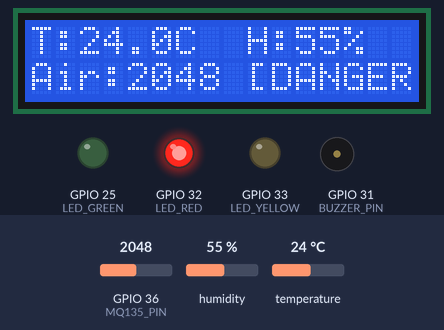
Bench run of a sketch on a simulated ESP32. Shown: 16×2 character LCD, output pins drawn as LEDs (lit = HIGH), buzzer (waves = sounding, pin HIGH). Inputs (shaded band) come from the test bench; at power-on: GPIO 36 (MQ135_PIN) = 2048, humidity 55 %, temperature 24 °C. What the sketch prints to the serial monitor is not drawn.

Above: at 3.2 s.
3.3 s: GPIO 36 (MQ135_PIN) set to 1959
At 5.4 s:
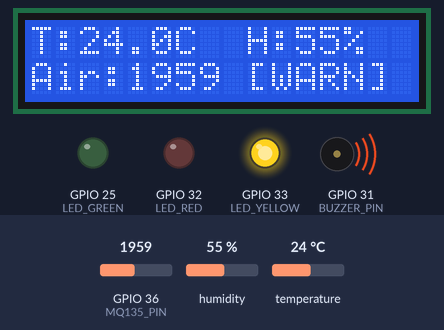
6.0 s: GPIO 36 (MQ135_PIN) set to 1244
At 6.6 s:
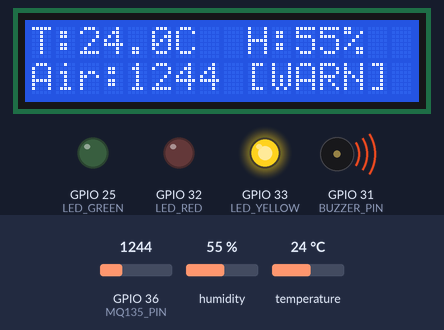
8.7 s: GPIO 36 (MQ135_PIN) set to 1126
At 11.4 s:
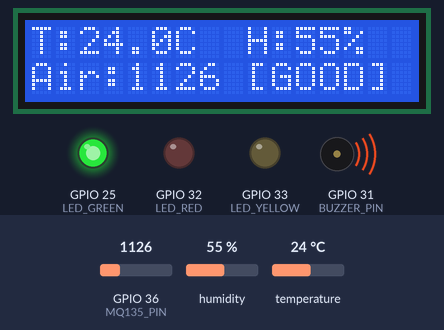
11.8 s: GPIO 36 (MQ135_PIN) set to 11
At 13.7 s:
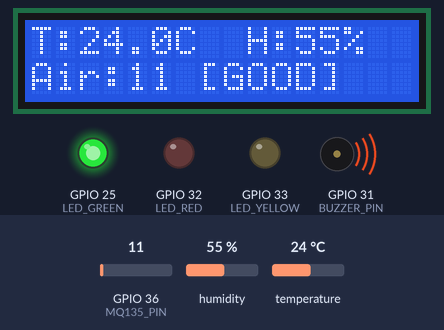
14.5 s: GPIO 36 (MQ135_PIN) set to 8
At 17.1 s:
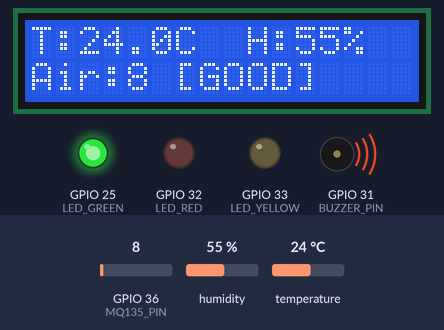
18.0 s: humidity set to 22 %
At 19.3 s:
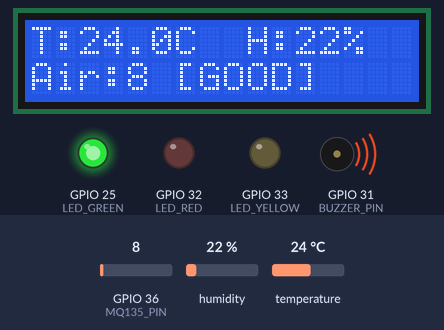
Timing chart, 0 to 21.0 s (numbered marks = the images above; inputs shaded):
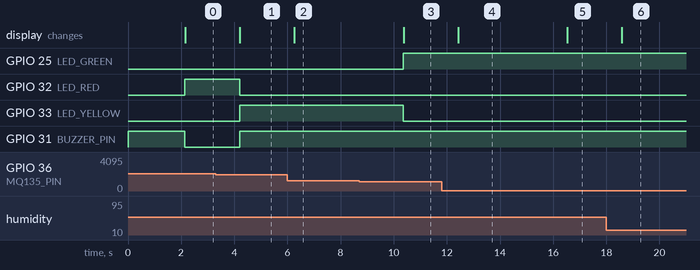

The sketch:

benja-sketch_nov18a.ino
```cpp
#include <Wire.h>
#include <LiquidCrystal_I2C.h>
#include <DHT.h>

// --- กำหนดขาอุปกรณ์ (ตรงตามผังที่ต่อไว้) ---
#define MQ135_PIN   36  // ขา SP บนบอร์ด ESP32 คือ GPIO 36
#define DHT_PIN     20   // ขา G4
#define BUZZER_PIN  31  // ขา G26 (Low-level trigger: LOW=ดัง, HIGH=เงียบ)
#define LED_GREEN   25  // ขา G25
#define LED_YELLOW  33  // ขา G33
#define LED_RED     32  // ขา G32

// --- ตั้งค่าเซนเซอร์และจอ LCD ---
#define DHTTYPE DHT11
DHT dht(DHT_PIN, DHTTYPE);

// Address มาตรฐานของจอ LCD I2C คือ 0x27 (ถ้าไม่ขึ้นให้ลองเปลี่ยนเป็น 0x3F)
LiquidCrystal_I2C lcd(0x27, 16, 2);

// --- เกณฑ์ระดับคุณภาพอากาศ (ปรับจูนได้ตามสภาพแวดล้อมจริง) ---
const int AIR_WARNING = 1200; // เกินค่านี้ = เฝ้าระวัง (ไฟเหลือง)
const int AIR_DANGER  = 2000; // เกินค่านี้ = อันตราย (ไฟแดง + ลำโพงดัง)

void setup() {
  Serial.begin(115200);

  // ตั้งค่าโหมดขา Output
  pinMode(LED_GREEN, OUTPUT);
  pinMode(LED_YELLOW, OUTPUT);
  pinMode(LED_RED, OUTPUT);
  pinMode(BUZZER_PIN, OUTPUT);

  // ปิดไฟและลำโพงทั้งหมดตอนเริ่มต้น (Buzzer เป็น Low-level trigger จึงต้องสั่ง HIGH เพื่อปิด)
  digitalWrite(LED_GREEN, LOW);
  digitalWrite(LED_YELLOW, LOW);
  digitalWrite(LED_RED, LOW);
  digitalWrite(BUZZER_PIN, HIGH);

  // เริ่มการทำงานของเซนเซอร์และจอ
  dht.begin();
  lcd.init();
  lcd.backlight();

  // ข้อความต้อนรับบนจอ LCD
  lcd.setCursor(0, 0);
  lcd.print("Air Quality Sys");
  lcd.setCursor(0, 1);
  lcd.print("Warming up...");
  delay(2000);
  lcd.clear();
}

void loop() {
  // 1. อ่านค่าจากเซนเซอร์
  int airValue = analogRead(MQ135_PIN); // ค่าดิบ 0 - 4095
  float humidity = dht.readHumidity();
  float temp = dht.readTemperature();

  // เช็กว่า DHT11 อ่านค่าได้ปกติไหม
  if (isnan(humidity) || isnan(temp)) {
    Serial.println("Failed to read from DHT sensor!");
    temp = 0;
    humidity = 0;
  }

  // แสดงผลใน Serial Monitor (ไว้ดูค่าตัวเลขละเอียดในคอม)
  Serial.print("Air: "); Serial.print(airValue);
  Serial.print(" | Temp: "); Serial.print(temp, 1);
  Serial.print("C | Hum: "); Serial.print(humidity, 0);
  Serial.println("%");

  // 2. แสดงผลบนจอ LCD 16x2
  // บรรทัดบน: แสดงอุณหภูมิและความชื้น
  lcd.setCursor(0, 0);
  lcd.print("T:");
  lcd.print(temp, 1);
  lcd.print("C  H:");
  lcd.print(humidity, 0);
  lcd.print("%   "); // เว้นวรรคท้ายเพื่อลบตัวอักษรเก่าที่ค้าง

  // บรรทัดล่าง: แสดงค่าฝุ่น/ก๊าซ และสถานะ
  lcd.setCursor(0, 1);
  lcd.print("Air:");
  lcd.print(airValue);
  lcd.print(" ");

  // 3. เงื่อนไขควบคุม LED และ Buzzer
  if (airValue < AIR_WARNING) {
    // สถานะปกติ: ไฟเขียวติด, ลำโพงเงียบ
    digitalWrite(LED_GREEN, HIGH);
    digitalWrite(LED_YELLOW, LOW);
    digitalWrite(LED_RED, LOW);
    digitalWrite(BUZZER_PIN, HIGH); // HIGH = เงียบ
    lcd.print("[GOOD]  ");

  } else if (airValue < AIR_DANGER) {
    // สถานะเฝ้าระวัง: ไฟเหลืองติด, ลำโพงเงียบ
    digitalWrite(LED_GREEN, LOW);
    digitalWrite(LED_YELLOW, HIGH);
    digitalWrite(LED_RED, LOW);
    digitalWrite(BUZZER_PIN, HIGH); // HIGH = เงียบ
    lcd.print("[WARN]  ");

  } else {
    // สถานะอันตราย: ไฟแดงติด, ลำโพงดัง
    digitalWrite(LED_GREEN, LOW);
    digitalWrite(LED_YELLOW, LOW);
    digitalWrite(LED_RED, HIGH);
    digitalWrite(BUZZER_PIN, LOW);  // LOW = ดัง!
    lcd.print("[DANGER]");
  }

  // โครงสร้างเผื่อรอบจริง: จุดส่งค่าขึ้น Blynk.virtualWrite(...) จะนำมาใส่ตรงนี้

  delay(2000); // หน่วงเวลา 2 วินาที (เหมาะสมกับรอบการอ่านค่าของ DHT11)
}
```

Measured:
- the behaviour switches between 2000 and 1999 on GPIO 36 (MQ135_PIN) (found by bisection; images 0 and 1)
- the behaviour switches between 1200 and 1199 on GPIO 36 (MQ135_PIN) (found by bisection; images 2 and 3)
- after the input at 3.3 s, GPIO 32 (LED_RED): HIGH → LOW after 0.90 s; GPIO 33 (LED_YELLOW), GPIO 31 (BUZZER_PIN): LOW → HIGH after 0.90 s; the display: changes after 0.91 s (image 1)
- after the input at 6.0 s, the display: changes after 0.26 s (image 2)
- after the input at 8.7 s, GPIO 25 (LED_GREEN): LOW → HIGH after 1.7 s; GPIO 33 (LED_YELLOW): HIGH → LOW after 1.7 s; the display: changes after 1.7 s (image 3)
- after the input at 11.8 s, the display: changes after 0.63 s (image 4)
- after the input at 14.5 s, the display: changes after 2.0 s (image 5)
- after the input at 18.0 s, the display: changes after 0.59 s (image 6)
